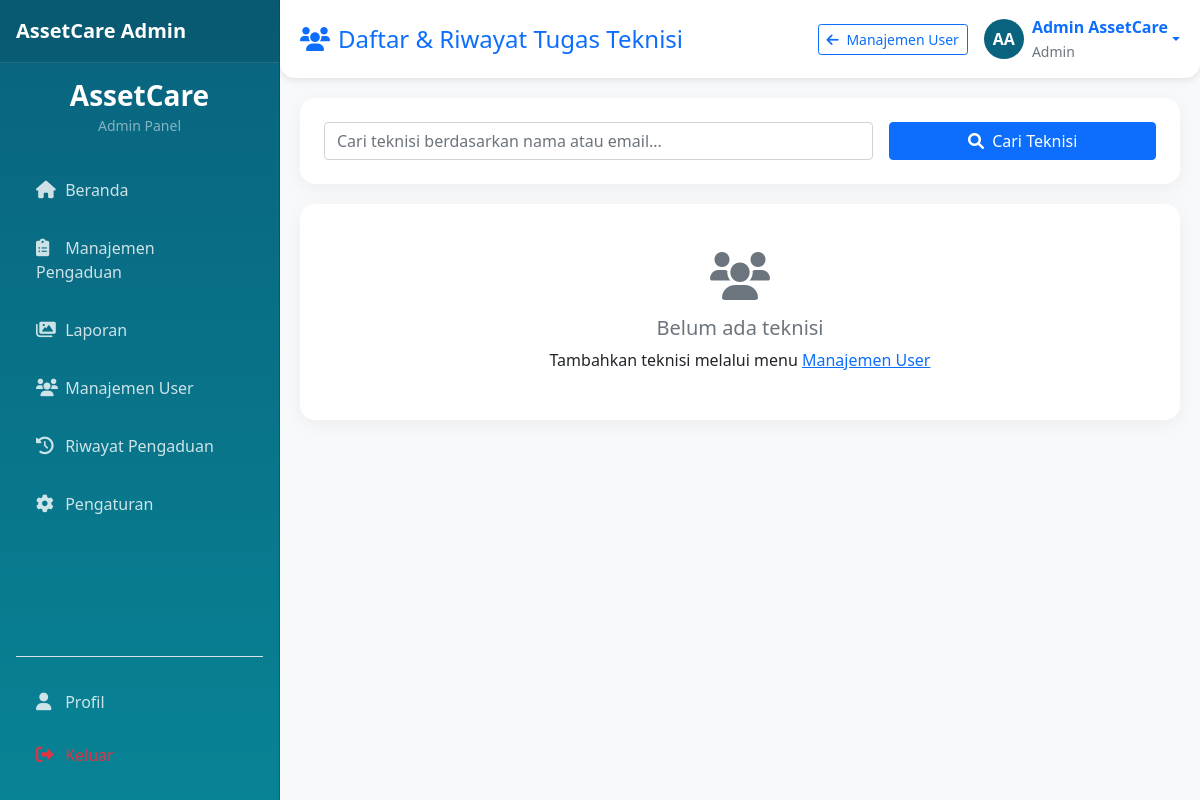
Page /admin/daftar_tugas_teknisi.php (signed in) on the earlier database version.
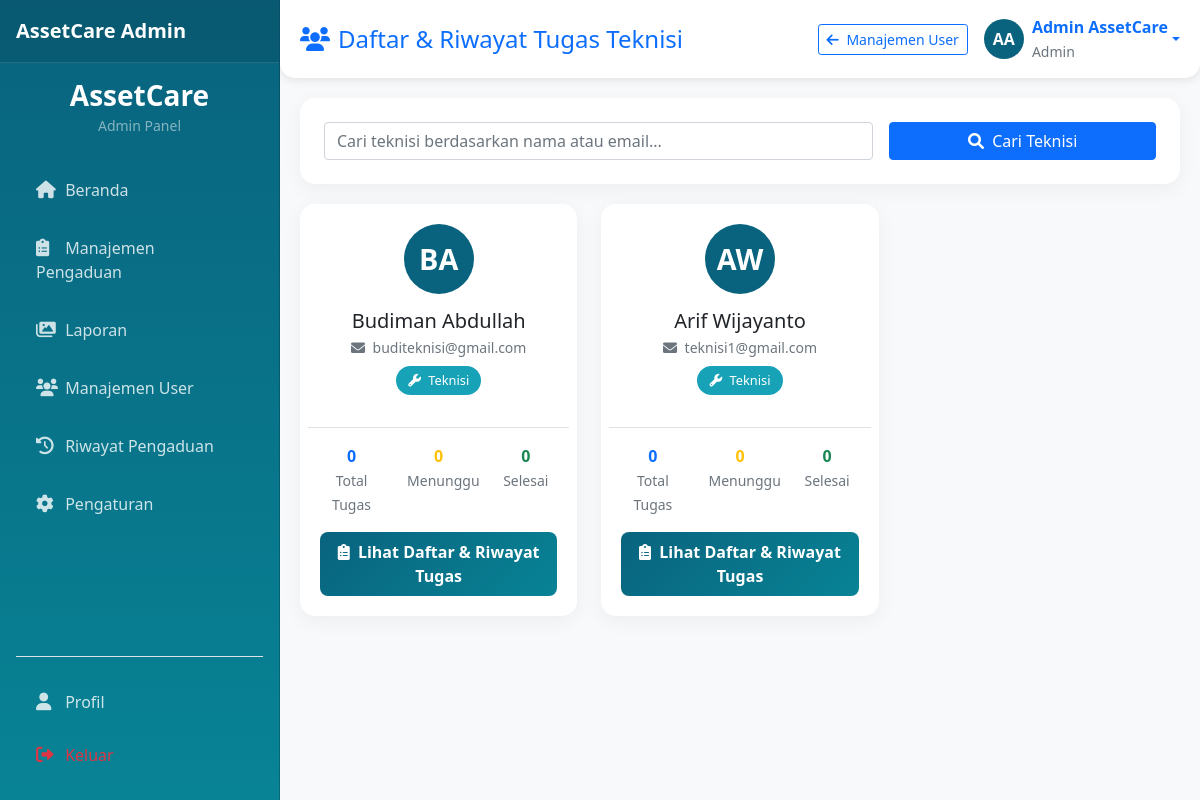
Same page on the later database version.
### tables this page shows
CREATE TABLE `users` (
  `id` int(11) NOT NULL,
  `nama` varchar(100) NOT NULL,
  `email` varchar(100) NOT NULL,
  `password` varchar(255) NOT NULL,
  `role` enum('pegawai','admin','teknisi') NOT NULL DEFAULT 'pegawai',
  `created_at` timestamp NOT NULL DEFAULT current_timestamp(),
  `updated_at` timestamp NOT NULL DEFAULT current_timestamp() ON UPDATE current_timestamp()
);

### config/database.php (called while the page is built, shortened)
<?php
class Database {
    private $host = "localhost";
    private $username = "root";
    private $password = "";
    private $database = "sapraskantor";
    public $conn;
    public function __construct() {
        $this->conn = new mysqli($this->host, $this->username, $this->password, $this->database);
    }
    public function query($sql) {
        return $this->conn->query($sql);
    }
}
function generateInitials($name) {
    $words = explode(' ', trim($name));
    $initials = '';
    if (count($words) >= 2) {
        $initials = strtoupper(substr($words[0], 0, 1) . substr($words[1], 0, 1));
    } else {
        $initials = strtoupper(substr($words[0], 0, 2));
    }
    return $initials;
}
?>

### admin/daftar_tugas_teknisi.php (the view, shortened to what the changed rows need)
<?php
require_once '../config/database.php';
$db = new Database();
$query = "SELECT * FROM users WHERE role='teknisi'";
$query .= " ORDER BY created_at DESC";
$result = $db->query($query);
$teknisi_list = $result->fetch_all(MYSQLI_ASSOC);
foreach ($teknisi_list as $key => $teknisi) {
    $stat_query = "SELECT
                    COUNT(*) as total,
                    SUM(CASE WHEN status = 'Menunggu' THEN 1 ELSE 0 END) as menunggu,
                    SUM(CASE WHEN status = 'Proses' THEN 1 ELSE 0 END) as proses,
                    SUM(CASE WHEN status = 'Selesai' THEN 1 ELSE 0 END) as selesai
                    FROM pengaduan WHERE teknisi_id = " . $teknisi['id'];
    $stat_result = $db->query($stat_query);
    $teknisi_list[$key]['stats'] = $stat_result->fetch_assoc();
}
?>
<!DOCTYPE html>
<html lang="id">
<head>
    <link href="https://cdn.jsdelivr.net/npm/bootstrap@5.1.3/dist/css/bootstrap.min.css" rel="stylesheet">
    <link rel="stylesheet" href="https://cdnjs.cloudflare.com/ajax/libs/font-awesome/6.0.0/css/all.min.css">
</head>
<body>
    <div class="main-content">
        <div class="row">
            <?php if (empty($teknisi_list)): ?>
                <div class="col-12">
                    <div class="card-custom text-center py-5">
                        <i class="fas fa-users fa-3x text-muted mb-3"></i>
                        <h5 class="text-muted">Belum ada teknisi</h5>
                        <p class="mb-0">Tambahkan teknisi melalui menu <a href="user.php">Manajemen User</a></p>
                    </div>
                </div>
            <?php else: ?>
                <?php foreach ($teknisi_list as $teknisi): ?>
                    <div class="col-md-6 col-lg-4 mb-4">
                        <div class="teknisi-card">
                            <div class="teknisi-avatar">
                                <?php echo generateInitials($teknisi['nama']); ?>
                            </div>
                            <div class="text-center">
                                <h5 class="mb-1"><?php echo htmlspecialchars($teknisi['nama']); ?></h5>
                                <p class="text-muted small mb-2">
                                    <i class="fas fa-envelope me-1"></i> <?php echo $teknisi['email']; ?>
                                </p>
                                <span class="badge-teknisi mb-3 d-inline-block">
                                    <i class="fas fa-wrench me-1"></i> Teknisi
                                </span>
                            </div>
                            <div class="row text-center mt-3 pt-3 border-top">
                                <div class="col-4">
                                    <div class="fw-bold text-primary"><?php echo $teknisi['stats']['total'] ?? 0; ?></div>
                                    <small class="text-muted">Total Tugas</small>
                                </div>
                                <div class="col-4">
                                    <div class="fw-bold text-warning"><?php echo $teknisi['stats']['menunggu'] ?? 0; ?></div>
                                    <small class="text-muted">Menunggu</small>
                                </div>
                                <div class="col-4">
                                    <div class="fw-bold text-success"><?php echo $teknisi['stats']['selesai'] ?? 0; ?></div>
                                    <small class="text-muted">Selesai</small>
                                </div>
                            </div>
                            <div class="mt-3">
                                <a href="riwayat_tugas_teknisi.php?user_id=<?php echo $teknisi['id']; ?>" class="btn-tugas w-100 text-center">
                                    <i class="fas fa-clipboard-list me-1"></i> Lihat Daftar & Riwayat Tugas
                                </a>
                            </div>
                        </div>
                    </div>
                <?php endforeach; ?>
            <?php endif; ?>
        </div>
    </div>
</body>
</html>

Differences in the rows shown:
added users: nama "BA", nama "Budiman Abdullah", email "buditeknisi@gmail.com", total "0", menunggu "0", selesai "0"
added users: nama "AW", nama "Arif Wijayanto", email "teknisi1@gmail.com", total "0", menunggu "0", selesai "0"
Other differences:
text no longer shown: "Belum ada teknisi Tambahkan teknisi melalui menu Manajemen User"
